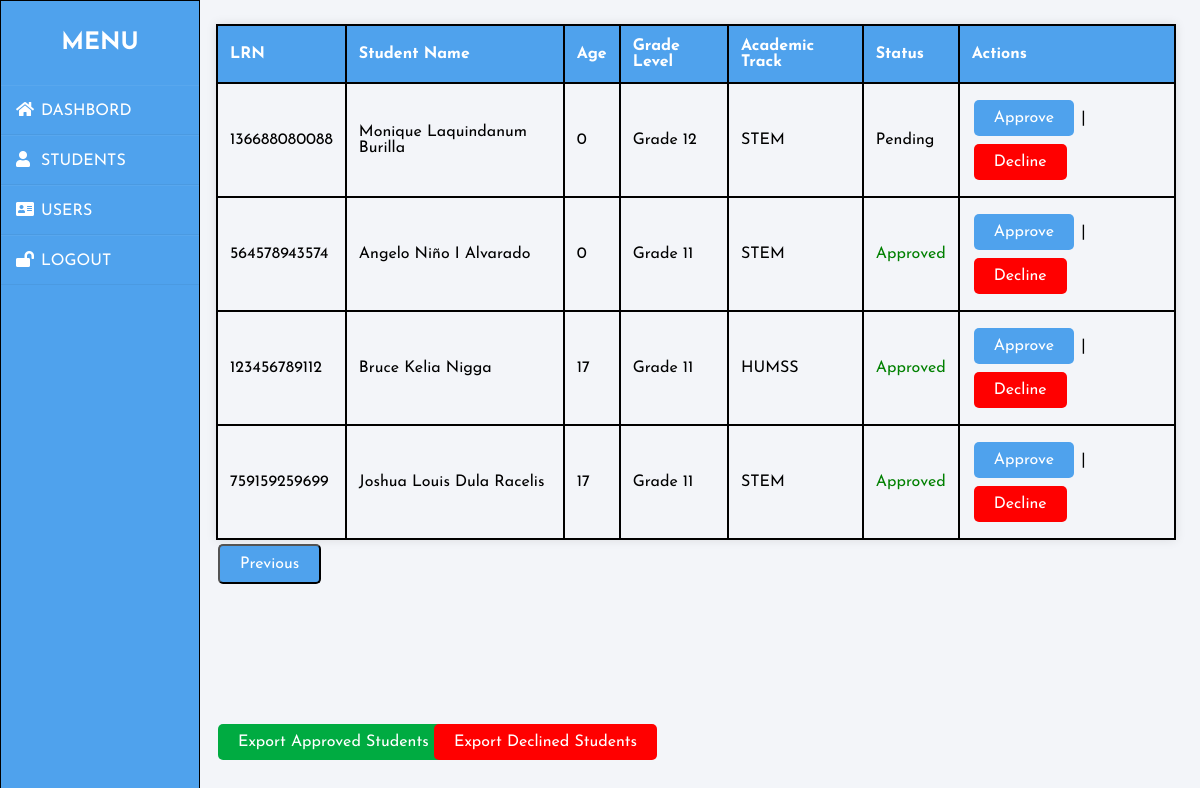
The app's page /STUDENTS.php?page=2 with its own data.
### tables this page shows
CREATE TABLE `names` (
  `id` int(11) NOT NULL,
  `lrn` varchar(255) NOT NULL,
  `fname` varchar(255) NOT NULL,
  `mname` varchar(255) NOT NULL,
  `lname` varchar(255) NOT NULL,
  `email` varchar(255) NOT NULL,
  `year_level` enum('Grade 11','Grade 12') NOT NULL,
  `strand` enum('ABM','STEM','HUMSS') NOT NULL,
  `age` int(11) NOT NULL,
  `status` varchar(255) DEFAULT 'Pending',
  `Message` text NOT NULL
);

### STUDENTS.php (the view, shortened to what this page needs)
<?php
$servername = "localhost";
$username = "root";
$password = "";
$dbname = "phs_enrollment";
$conn = new mysqli($servername, $username, $password, $dbname);
$studentsPerPage = 5;
$current_page = isset($_GET['page']) ? $_GET['page'] : 1;
$offset = ($current_page - 1) * $studentsPerPage;
$sql = "SELECT * FROM names LIMIT $studentsPerPage OFFSET $offset";
$result = $conn->query($sql);
?>
<!DOCTYPE html>
<html>
<head>
    <link rel="stylesheet" href="https://cdnjs.cloudflare.com/ajax/libs/font-awesome/5.15.1/css/all.min.css">
    <link rel="stylesheet" href="https://cdn.jsdelivr.net/npm/sweetalert2@11.4.8/dist/sweetalert2.min.css">
</head>
<body>
<div class="wrapper">
        <?php include('sidebar.php');  ?>
    </div>
    </div>
        <table id="example" class="table table-striped table-bordered" style="width:80%">
    <tr>
        <th>LRN</th>
        <th>Student Name</th>
        <th>Age</th>
        <th>Grade Level</th>
        <th>Academic Track</th>
        <th>Status</th>
        <th>Actions</th>
    </tr>
    <?php
    for ($i = 0; $i < $studentsPerPage && ($row = $result->fetch_assoc()); $i++) {
        echo "<tr>";
        echo "<td>" . $row['lrn'] . "</td>";
        echo "<td>" . $row['fname'] ." ". $row['mname']." ". $row['lname']. "</td>";
        echo "<td>" . $row['age'] . "</td>";
        echo "<td>" . $row['year_level'] . "</td>";
        echo "<td>" . $row['strand'] . "</td>";
        echo "<td class='" . strtolower($row['status']) . "'>" . $row['status'] . "</td>";
        echo "<td>
            <a class='app-button' href='javascript:void(0);' onclick='confirmAction(\"approve\", " . $row['lrn'] . ")'><span>Approve</span></a> |
            <a class='del-button' href='javascript:void(0);' onclick='confirmAction(\"delete\", " . $row['lrn'] . ")'><span>Decline</span></a>
        </td>";
        echo "</tr>";
    }
    ?>
</table>
<div class="pages">
        <?php if ($current_page > 1): ?>
            <button class="prev-page"><a href="?page=<?php echo $current_page - 1; ?>"><span>Previous</span></a></button>
        <?php endif; ?>
</div>
<button class="export-approved" id="export-approved-btn"><span>Export Approved Students</span></button>
<button class="export-declined" id="export-declined-btn"><span>Export Declined Students</span></button>
</body>
</html>

### admin_dashboard.css (style rules this page uses)
* { margin: 0; padding: 0; box-sizing: border-box; list-style: none; text-decoration: none; font-family: 'Josefin Sans', sans-serif; }
body { background-color: #f3f5f9; }
.wrapper { display: flex; position: relative; }

### STUDENTS.php (style rules this page uses)
table { margin-top: 2%; margin-left: 18%; width: 15rem; border-collapse: collapse; box-shadow: 0 0 10px rgba(0, 0, 0, 0.1); border: solid 2px; }
th, td { border: solid 2px #000000; padding: 12px; text-align: left; border-bottom: 1px solid #ddd; }
th { background-color: #4fa2ed; color: white; }
.app-button, .del-button { padding: 10px 20px; border-radius: 5px; text-align: center; text-decoration: none; display: inline-block; font-size: 16px; margin: 4px 2px; cursor: pointer; }
.app-button { background-color: #4fa2ed; color: #fff; border: none; }
.del-button { background-color: #ff0000; color: #fff; border: none; }
span { color: #fff; }
.approved { color: #008000; }
.prev-page, .next-page { margin-top: 2px; background-color: #4fa2ed; padding: 10px 20px; border-radius: 5px; text-align: center; text-decoration: none; display: inline-block; font-size: 16px; margin: 4px 2px; cursor: pointer; }
.prev-page, .next-page span { color: #fff; }
.export-approved, .export-declined { position: fixed; padding: 10px 20px; border-radius: 5px; text-align: center; text-decoration: none; display: inline-block; font-size: 16px; margin: 4px 2px; cursor: pointer; }
.export-approved { left: 18%; top: 90%; background-color: #00AB41; color: #fff; border: none; }
.export-declined { left: 36%; top: 90%; background-color: #ff0000; color: #fff; border: none; }
.pages { margin-left: 18%; }

### records on screen
names: lrn "136688080088", fname "Monique", mname "Laquindanum", lname "Burilla", age "0", year_level "Grade 12", strand "STEM", status "Pending"
names: lrn "564578943574", fname "Angelo Niño", mname "I", lname "Alvarado", age "0", year_level "Grade 11", strand "STEM", status "Approved"
names: lrn "123456789112", fname "Bruce", mname "Kelia", lname "Nigga", age "17", year_level "Grade 11", strand "HUMSS", status "Approved"
names: lrn "759159259699", fname "Joshua Louis", mname "Dula", lname "Racelis", age "17", year_level "Grade 11", strand "STEM", status "Approved"
